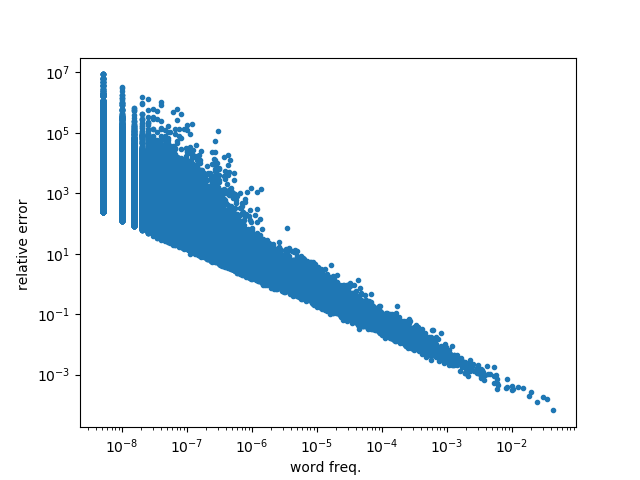

The Python source for this figure:
# Python 3.5.2
import sys

import matplotlib.pyplot as plt
import numpy as np


def hash_fun(a, b, p, n_buckets, x):
    y = x % p
    hash_val = (a * y + b) % p

    return hash_val % n_buckets


testing = False
p = 123457  # prime
delta = np.e ** -5
epsilon = np.e * (10 ** -4)
n_buckets = int(np.e / epsilon)  # buckets

# reading hash param
hash_params = open('hash_params.txt', 'r')
a = []
b = []
for line in hash_params:
    x, y = line.split('\t')
    a.append(int(x))
    b.append(int(y))

a = np.array(a)
b = np.array(b)

hash_matrix = np.zeros((a.size, n_buckets))

if testing:
    words_stream = open('words_stream_tiny.txt', 'r')
    counts = open('counts_tiny.txt', 'r')
else:
    words_stream = open('words_stream.txt', 'r')
    counts = open('counts.txt', 'r')

for i, line in enumerate(words_stream):
    word = int(line.strip())
    h_val = hash_fun(a, b, p, n_buckets, word)
    indices = [list(range(a.size)), h_val.tolist()]
    hash_matrix[indices] += 1


# computing error
n_records = i + 1
err_list = []
freq_list = []
for i, line in enumerate(counts):
    j, fj = map(int, line.split('\t'))
    h_val = hash_fun(a, b, p, n_buckets, j)

    fj_tilde = sys.maxsize
    for k in range(a.size):
        fj_tilde = min(fj_tilde, hash_matrix[k, h_val[k]])
    err = (fj_tilde - fj) / fj
    err_list.append(err)
    freq_list.append(fj / n_records)

plt.loglog(freq_list, err_list, ".")
plt.ylabel("relative error ")
plt.xlabel("word freq. ")
plt.show()
